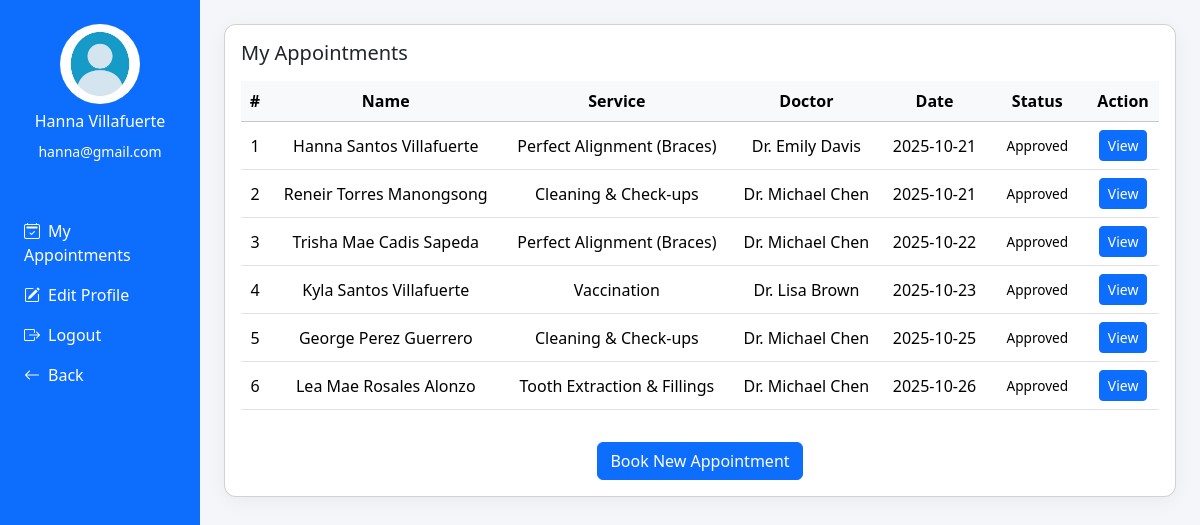
The page /profile.php (signed in) on the database its author committed.
### tables this page shows
CREATE TABLE `account` (
  `user_id` int NOT NULL,
  `firstname` varchar(50) NOT NULL,
  `middlename` varchar(25) NOT NULL,
  `lastname` varchar(25) NOT NULL,
  `email` varchar(100) NOT NULL,
  `password` varchar(255) NOT NULL,
  `role` enum('user','admin') DEFAULT 'user',
  `created_at` timestamp NULL DEFAULT CURRENT_TIMESTAMP
);

CREATE TABLE `appointments` (
  `appointment_id` int NOT NULL,
  `user_id` int DEFAULT NULL,
  `firstname` varchar(50) NOT NULL,
  `middlename` varchar(50) NOT NULL,
  `lastname` varchar(50) NOT NULL,
  `email` varchar(100) NOT NULL,
  `age` varchar(5) NOT NULL,
  `service_id` int DEFAULT NULL,
  `doctor_id` int DEFAULT NULL,
  `appointment_date` date DEFAULT NULL,
  `message` text,
  `created_at` timestamp NULL DEFAULT CURRENT_TIMESTAMP,
  `status` varchar(50) DEFAULT 'Pending'
);

CREATE TABLE `services` (
  `service_id` int NOT NULL,
  `category_id` int DEFAULT NULL,
  `service_name` varchar(100) NOT NULL
);

CREATE TABLE `doctors` (
  `doctor_id` int NOT NULL,
  `doctor_name` varchar(100) NOT NULL,
  `category_id` int NOT NULL,
  `email` varchar(100) NOT NULL,
  `phone` varchar(20) NOT NULL,
  `status` enum('active','inactive') DEFAULT 'active',
  `created_at` timestamp NULL DEFAULT CURRENT_TIMESTAMP
);

### profile.php (the view, shortened to what this page needs)
<?php
include 'dbconnection.php';
$user_id = $_SESSION['user_id'];
$userSql = "SELECT firstname, middlename, lastname, email FROM account WHERE user_id = :uid";
$userStmt = $pdo->prepare($userSql);
$userStmt->execute(['uid' => $user_id]);
$user = $userStmt->fetch(PDO::FETCH_ASSOC);
$query = "
SELECT a.appointment_id AS id, a.firstname AS fname, a.middlename AS mname, a.lastname AS lname,
s.service_name AS service, d.doctor_name AS doctor, a.appointment_date AS date, a.status
FROM appointments a
JOIN services s ON a.service_id = s.service_id
JOIN doctors d ON a.doctor_id = d.doctor_id
WHERE a.user_id = ?
ORDER BY a.appointment_date ASC
";
$stmt = $pdo->prepare($query);
$stmt->execute([$user_id]);
$appointments = $stmt->fetchAll(PDO::FETCH_ASSOC);
?>
<!DOCTYPE html>
<html lang="en">
 <head>
    <link href="https://cdn.jsdelivr.net/npm/bootstrap@5.3.2/dist/css/bootstrap.min.css" rel="stylesheet">
    <link href="https://cdn.jsdelivr.net/npm/bootstrap-icons@1.11.1/font/bootstrap-icons.css" rel="stylesheet">
    <link href="assets/css/profile.css" rel="stylesheet">
 </head>
<body>
<div class="container-fluid">
  <div class="row">
    <div class="col-md-3 col-lg-2 p-0 sidebar d-flex flex-column">
        <div class="text-center py-4">
            <img src="assets/img/default-profile.jpg" class="rounded-circle mb-2" width="80" height="80" alt="User">
            <h6><?= htmlspecialchars($user['firstname'] . ' ' . $user['lastname']) ?></h6>
            <small><?= htmlspecialchars($user['email']) ?></small>
        </div>
        <nav class="nav flex-column mt-4 px-2">
            <a class="nav-link py-2" href="#appointments"><i class="bi bi-calendar2-check me-2"></i>My Appointments</a>
            <a class="nav-link py-2" href="profile-edit.php"><i class="bi bi-pencil-square me-2"></i>Edit Profile</a>
            <a class="nav-link py-2" href="logout.php"><i class="bi bi-box-arrow-right me-2"></i>Logout</a>
            <a class="nav-link py-2" href="home.php"><i class="bi bi-arrow-left me-2"></i>Back</a>
        </nav>
    </div>
    <div class="col-md-9 col-lg-10 p-4">
        <div id="appointments" class="card profile-card p-3">
            <h5 class="mb-3">My Appointments</h5>
            <div class="table-responsive">
                <table class="table table-hover align-middle text-center">
                    <thead class="table-light">
                        <tr>
                            <th>#</th>
                            <th>Name</th>
                            <th>Service</th>
                            <th>Doctor</th>
                            <th>Date</th>
                            <th>Status</th>
                            <th>Action</th>
                        </tr>
                    </thead>
                    <tbody>
                        <?php foreach ($appointments as $index => $appt): ?>
                        <tr>
                            <td><?= $index + 1 ?></td>
                            <td><?= htmlspecialchars($appt['fname'].' '.$appt['mname'].' '.$appt['lname']) ?></td>
                            <td><?= htmlspecialchars($appt['service']) ?></td>
                            <td><?= htmlspecialchars($appt['doctor']) ?></td>
                            <td><?= htmlspecialchars($appt['date']) ?></td>
                            <td><span class="status-badge status-<?= strtolower($appt['status']) ?>"><?= htmlspecialchars($appt['status']) ?></span></td>
                            <td>
                                <?php if ($appt['status'] === 'Approved'): ?>
                                    <a href="appointment-view.php?id=<?= $appt['id'] ?>" class="btn btn-sm btn-primary">View</a>
                                <?php elseif ($appt['status'] === 'Pending'): ?>
                                    <a href="appointment-edit.php?id=<?= $appt['id'] ?>" class="btn btn-sm btn-success">Edit</a>
                                    <button type="button" class="btn btn-sm btn-danger" data-bs-toggle="modal" data-bs-target="#cancelModal" data-id="<?= $appt['id'] ?>">Cancel</button>
                                <?php else: ?>
                                    <button class="btn btn-sm btn-secondary" disabled>Cancelled</button>
                                <?php endif; ?>
                            </td>
                        </tr>
                        <?php endforeach; ?>
                    </tbody>
                </table>
            </div>
            <div class="text-center mt-3">
                <a href="appointment.php" class="btn btn-primary">Book New Appointment</a>
            </div>
        </div>
    </div>
  </div>
</div>
</body>
</html>

### assets/css/profile.css (style rules this page uses)
body { background-color: #f4f6f9; }
.sidebar { min-height: 100vh; background: #0d6efd; color: #fff; }
.sidebar a { color: #fff; text-decoration: none; }
.profile-card { border-radius: 12px; overflow: hidden; box-shadow: 0 4px 20px rgba(0,0,0,0.05); }
.status-badge { font-weight: 500; padding: 0.4em 0.6em; border-radius: 6px; font-size: 0.85em; }

### rows shown on the page
account: firstname+lastname "Hanna Villafuerte", email "hanna@gmail.com"
appointments: firstname+middlename+lastname "Hanna Santos Villafuerte", service.service_name "Perfect Alignment (Braces)", doctor.doctor_name "Dr. Emily Davis", appointment_date "2025-10-21", status "Approved"
appointments: firstname+middlename+lastname "Reneir Torres Manongsong", service.service_name "Cleaning & Check-ups", doctor.doctor_name "Dr. Michael Chen", appointment_date "2025-10-21", status "Approved"
appointments: firstname+middlename+lastname "Trisha Mae Cadis Sapeda", service.service_name "Perfect Alignment (Braces)", doctor.doctor_name "Dr. Michael Chen", appointment_date "2025-10-22", status "Approved"
appointments: firstname+middlename+lastname "Kyla Santos Villafuerte", service.service_name "Vaccination", doctor.doctor_name "Dr. Lisa Brown", appointment_date "2025-10-23", status "Approved"
appointments: firstname+middlename+lastname "George Perez Guerrero", service.service_name "Cleaning & Check-ups", doctor.doctor_name "Dr. Michael Chen", appointment_date "2025-10-25", status "Approved"
appointments: firstname+middlename+lastname "Lea Mae Rosales Alonzo", service.service_name "Tooth Extraction & Fillings", doctor.doctor_name "Dr. Michael Chen", appointment_date "2025-10-26", status "Approved"
